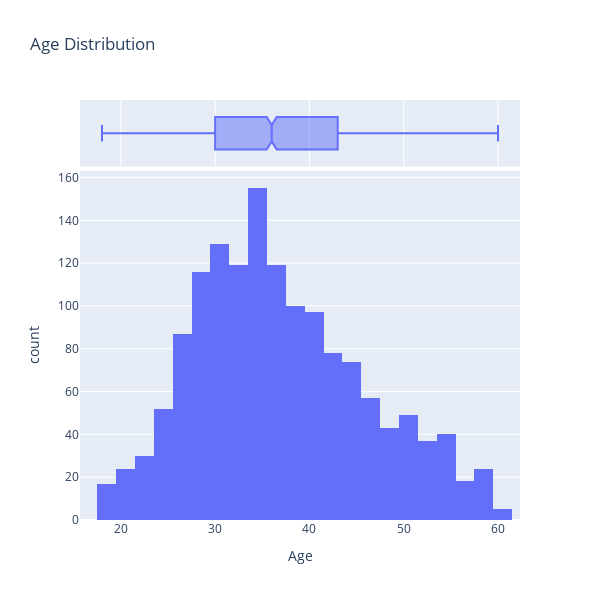

Notebook source saved alongside this figure:
### Markdown cell above
### Age Distribution

### Code cell
# Age distribution
fig = px.histogram(data, x='Age', nbins=30, title='Age Distribution', marginal='box', hover_data=data.columns)
fig.update_layout(width=600, height=600)
fig.show()

### Figure 1 — Plotly figure (JSON) as saved in the notebook; plotly's stock layout.template omitted (floating-point values rounded to 4 significant figures; data arrays with more than 128 entries replaced by an {"elided": "..."} marker saying what was removed)
{"data": [{"alignmentgroup": "True", "bingroup": "x", "hovertemplate": "Age=%{x}<br>count=%{y}<extra></extra>", "legendgroup": "", "marker": {"color": "#636efa", "pattern": {"shape": ""}}, "name": "", "nbinsx": 30, "offsetgroup": "", "orientation": "v", "showlegend": false, "type": "histogram", "x": {"elided": "1470 int values"}, "xaxis": "x", "yaxis": "y"}, {"alignmentgroup": "True", "customdata": {"elided": "1470x47 int values"}, "hovertemplate": "Age=%{x}<br>Attrition=%{customdata[0]}<br>DailyRate=%{customdata[1]}<br>DistanceFromHome=%{customdata[2]}<br>Education=%{customdata[3]}<br>EmployeeCount=%{customdata[4]}<br>EmployeeNumber=%{customdata[5]}<br>EnvironmentSatisfaction=%{customdata[6]}<br>HourlyRate=%{customdata[7]}<br>JobInvolvement=%{customdata[8]}<br>JobLevel=%{customdata[9]}<br>JobSatisfaction=%{customdata[10]}<br>MonthlyIncome=%{customdata[11]}<br>MonthlyRate=%{customdata[12]}<br>NumCompaniesWorked=%{customdata[13]}<br>PercentSalaryHike=%{customdata[14]}<br>PerformanceRating=%{customdata[15]}<br>RelationshipSatisfaction=%{customdata[16]}<br>StandardHours=%{customdata[17]}<br>StockOptionLevel=%{customdata[18]}<br>TotalWorkingYears=%{customdata[19]}<br>TrainingTimesLastYear=%{customdata[20]}<br>WorkLifeBalance=%{customdata[21]}<br>YearsAtCompany=%{customdata[22]}<br>YearsInCurrentRole=%{customdata[23]}<br>YearsSinceLastPromotion=%{customdata[24]}<br>YearsWithCurrManager=%{customdata[25]}<br>BusinessTravel_Travel_Frequently=%{customdata[26]}<br>BusinessTravel_Travel_Rarely=%{customdata[27]}<br>Department_Research & Development=%{customdata[28]}<br>Department_Sales=%{customdata[29]}<br>EducationField_Life Sciences=%{customdata[30]}<br>EducationField_Marketing=%{customdata[31]}<br>EducationField_Medical=%{customdata[32]}<br>EducationField_Other=%{customdata[33]}<br>EducationField_Technical Degree=%{customdata[34]}<br>Gender_Male=%{customdata[35]}<br>JobRole_Human Resources=%{customdata[36]}<br>JobRole_Laboratory Technician=%{customdata[37]}<br>JobRole_Manager=%{customdata[38]}<br>JobRole_Manufacturing Director=%{customdata[39]}<br>JobRole_Research Director=%{customdata[40]}<br>JobRole_Research Scientist=%{customdata[41]}<br>JobRole_Sales Executive=%{customdata[42]}<br>JobRole_Sales Representative=%{customdata[43]}<br>MaritalStatus_Married=%{customdata[44]}<br>MaritalStatus_Single=%{customdata[45]}<br>OverTime_Yes=%{customdata[46]}<extra></extra>", "legendgroup": "", "marker": {"color": "#636efa"}, "name": "", "notched": true, "offsetgroup": "", "showlegend": false, "type": "box", "x": {"elided": "1470 int values"}, "xaxis": "x2", "yaxis": "y2"}], "layout": {"barmode": "relative", "height": 600, "legend": {"tracegroupgap": 0}, "title": {"text": "Age Distribution"}, "width": 600, "xaxis": {"anchor": "y", "autorange": true, "domain": [0, 1], "range": [15.67, 62.33], "title": {"text": "Age"}, "type": "linear"}, "xaxis2": {"anchor": "y2", "autorange": true, "domain": [0, 1], "matches": "x", "range": [15.67, 62.33], "showgrid": true, "showticklabels": false, "type": "linear"}, "yaxis": {"anchor": "x", "autorange": true, "domain": [0, 0.8316], "range": [0, 163.2], "title": {"text": "count"}}, "yaxis2": {"anchor": "x2", "autorange": true, "domain": [0.8416, 1], "matches": "y2", "range": [-0.5, 0.5], "showgrid": false, "showline": false, "showticklabels": false, "ticks": "", "type": "category"}}}
